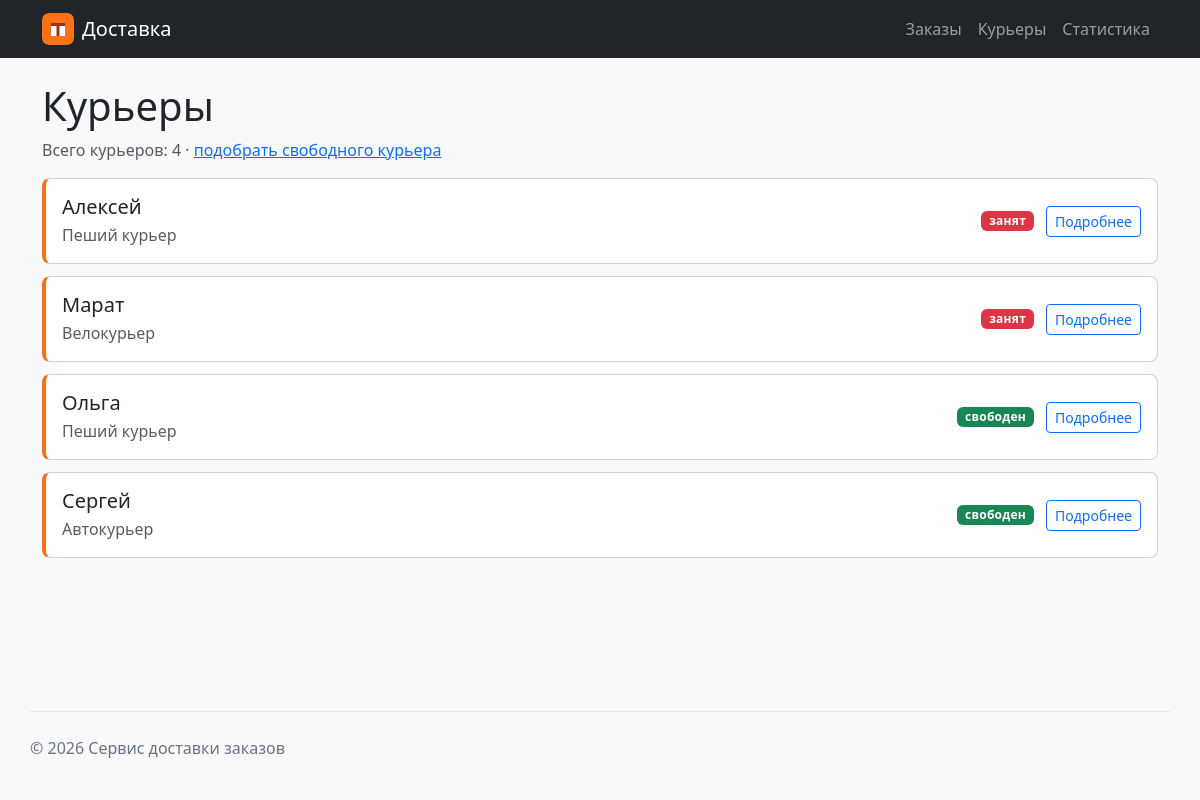
/couriers/, run on the app's committed database.
### couriers/views.py (the view)
# urls.py: path("", views.couriers, name="couriers"),
def couriers(request: HttpRequest) -> HttpResponse:
    couriers_list = fetch_all("""
        SELECT
            id,
            name,
            type,
            is_free
        FROM couriers
        ORDER BY name
    """)
    context = {
        "couriers": couriers_list,
    }
    return render(request, "couriers/courier_list.html", context)

### db/database.py (called while the page is built)
def get_connection(create: bool = False) -> sqlite3.Connection:
    if not create and not os.path.exists(DB_PATH):
        raise FileNotFoundError(
            f"База данных {DB_PATH} не найдена: "
            "выполните python -m db.import_json"
        )
    conn = sqlite3.connect(DB_PATH)
    conn.row_factory = sqlite3.Row
    conn.execute("PRAGMA foreign_keys = ON")
    return conn

def fetch_all(sql: str, params: tuple = ()) -> list[sqlite3.Row]:
    with closing(get_connection()) as conn:
        return conn.execute(sql, params).fetchall()

### couriers/templates/couriers/courier_list.html (shortened to what this page needs)
{% extends "base.html" %}
{% block content %}
    <h1>Курьеры</h1>
    <p class="text-muted">
        Всего курьеров: {{ couriers|length }} ·
        <a href="{% url 'couriers:available' %}">подобрать свободного курьера</a>
    </p>
    {% for courier in couriers %}
        {% include "couriers/includes/courier_card.html" %}
    {% empty %}
        <p>Курьеров пока нет</p>
    {% endfor %}
{% endblock %}

### couriers/templates/couriers/includes/courier_card.html
<article class="card courier-card">
    <div class="card-body d-flex justify-content-between align-items-center">
        <div>
            <h2 class="h5 card-title mb-1">{{ courier.name|default:"Без имени" }}</h2>
            <p class="card-text text-muted mb-0">{{ courier.type|capfirst }}</p>
        </div>
        <div class="text-end">
            {% include "couriers/includes/courier_busy.html" %}
            <a href="{% url 'couriers:courier_detail' courier.id %}" class="btn btn-sm btn-outline-primary ms-2">Подробнее</a>
        </div>
    </div>
</article>

### couriers/templates/couriers/includes/courier_busy.html
{% if courier.is_free %}
    <span class="badge bg-success courier-busy courier-busy-free">свободен</span>
{% else %}
    <span class="badge bg-danger courier-busy courier-busy-taken">занят</span>
{% endif %}

### homepage/static/homepage/css/style.css (style rules this page uses)
:root { --delivery-accent: #f97316; --delivery-muted: #6b7280; }
body { min-height: 100vh; display: flex; flex-direction: column; }
.courier-card, .stat-card { margin-bottom: 0.75rem; border-left: 4px solid var(--delivery-accent); border-radius: 8px; }
.order-status, .courier-busy { font-weight: 600; letter-spacing: 0.02em; }

### data on the page
couriers: name "Алексей", type "Пеший курьер", shows "занят"
couriers: name "Марат", type "Велокурьер", shows "занят"
couriers: name "Ольга", type "Пеший курьер", shows "свободен"
couriers: name "Сергей", type "Автокурьер", shows "свободен"

### other printed values
{{ couriers|length }} "4"
